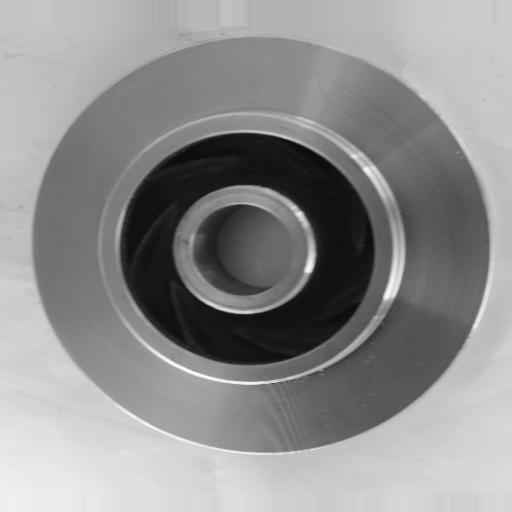
#> input picture Q8/casting_512x512/ok_front/cast_ok_0_1074.jpeg, 512 x 512 px
$ python defect_pipeline2py.py
#> lines starting #> are read from the running program, lines starting #| are printed output that depends on the picture
# %% [markdown]
# #### **Importing all the required Libraries**
# %%
import os
import cv2
import numpy as np
from sklearn.model_selection import train_test_split
from sklearn.linear_model import LogisticRegression
from sklearn.ensemble import RandomForestClassifier
from sklearn.metrics import accuracy_score, precision_score, recall_score
# %% [markdown]
#
# #### **1. INGESTION, PREPROCESSING & AUGMENTATION**
# %%
print("Executing Step 1: Ingesting Kaggle 'Casting Product' data and applying Augmentation...")
data_dir = 'casting_512x512'
target_size = (64, 64)
raw_images = []
labels = []

categories = ['ok_front', 'def_front']

for category in categories:
    category_path = os.path.join(data_dir, category)
    if not os.path.exists(category_path):
        continue
        # Target Mapping: Defective (def_front) = 1, Perfect (ok_front) = 0
    target_val = 1 if category == 'def_front' else 0
    # We will limit ingestion to 500 images per class for speed during testing
    file_names = os.listdir(category_path)[:500]

    for file_name in file_names:
        img_path = os.path.join(category_path, file_name)
        img = cv2.imread(img_path, cv2.IMREAD_GRAYSCALE) # Grayscale is optimal for metal textures
#> img is the input picture: shape (512, 512); min 6, max 255, mean 142.8

        if img is None: continue

        # Standard Preprocessing: Resize
        resized_img = cv2.resize(img, target_size)
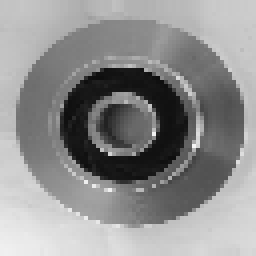
#> resized_img: shape (64, 64) (shown 4 times larger); min 13, max 244, mean 142.9

        # Original Image append
        raw_images.append(resized_img)
        labels.append(target_val)

        # AUGMENTATION: Horizontal Flip (Simulating metal components rotating on the conveyor)
        flipped_img = cv2.flip(resized_img, 1)
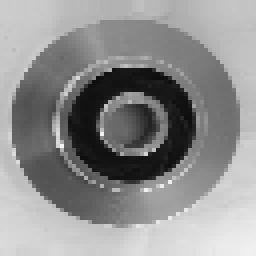
#> flipped_img: shape (64, 64) (shown 4 times larger); min 13, max 244, mean 142.9
        raw_images.append(flipped_img)
        labels.append(target_val)
#> pass 2 of the loop `for category in categories:`:
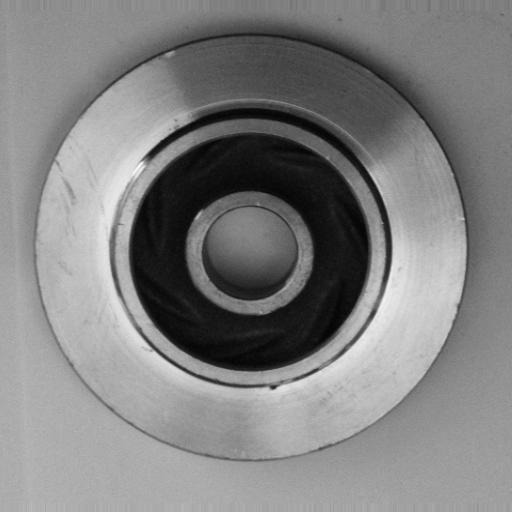
#> input picture Q8/casting_512x512/def_front/cast_def_0_1091.jpeg, 512 x 512 px
#> img is the input picture: shape (512, 512); min 1, max 255, mean 128.3
#> `resized_img = cv2.resize(img, target_size)`:
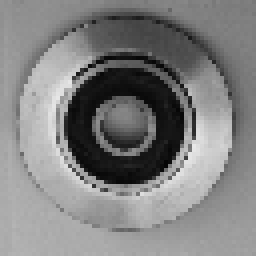
#> resized_img: shape (64, 64) (shown 4 times larger); min 5, max 231, mean 128.3
#> `flipped_img = cv2.flip(resized_img, 1)`:
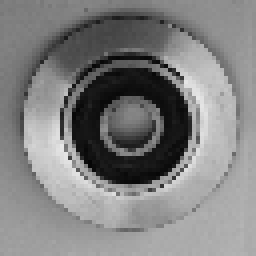
#> flipped_img: shape (64, 64) (shown 4 times larger); min 5, max 231, mean 128.3
# %% [markdown]
#
# #### **2. NORMALIZATION & MATRIX FLATTENING**
# %%
print("Executing Step 2: Normalizing tensors and flattening for ML induction...")
# Convert to float and scale between 0.0 and 1.0
X = np.array(raw_images).astype('float32') / 255.0
y = np.array(labels)

# Flatten 2D grayscale image arrays (64x64) into 1D arrays (4096 features)
X_flattened = X.reshape(X.shape[0], -1)
# %% [markdown]
#
# #### **3. PARTITIONING & MODEL DUEL**
# %%
print("Executing Step 3: Stratifying Train/Test sets...")
X_train, X_test, y_train, y_test = train_test_split(X_flattened, y, test_size=0.2, random_state=42, stratify=y)

print("Executing Step 4: Initiating Model Duel (Logistic Regression vs Random Forest)...")

# Model 1: Logistic Regression
log_reg = LogisticRegression(max_iter=1000, random_state=42)
log_reg.fit(X_train, y_train)
y_pred_lr = log_reg.predict(X_test)

# Model 2: Random Forest
rand_forest = RandomForestClassifier(n_estimators=100, random_state=42)
rand_forest.fit(X_train, y_train)
y_pred_rf = rand_forest.predict(X_test)
# %% [markdown]
#
# #### **4. DIAGNOSTICS & EVALUATION**
# %%
def get_metrics(y_true, y_pred):
    return [
        accuracy_score(y_true, y_pred) * 100,
        precision_score(y_true, y_pred) * 100,
        recall_score(y_true, y_pred) * 100
    ]

lr_metrics = get_metrics(y_test, y_pred_lr)
rf_metrics = get_metrics(y_test, y_pred_rf)

print("\n" + "="*55)
print("      QUALITY CONTROL: CLASSIFIER MODEL DUEL     ")
print("="*55)
print(f"Total Database Size (Augmented): {X.shape[0]} Images")
#| Total Database Size (Augmented): 8 Images
print(f"Flattened Feature Dimensions:    {X_flattened.shape[1]} Pixels per Image")
#| Flattened Feature Dimensions:    4096 Pixels per Image
print("-" * 55)
print(f"METRIC       | LOGISTIC REGRESSION | RANDOM FOREST   ")
print(f"-------------------------------------------------------")
print(f"Accuracy     | {lr_metrics[0]:.2f}%               | {rf_metrics[0]:.2f}%")
print(f"Precision    | {lr_metrics[1]:.2f}%               | {rf_metrics[1]:.2f}%")
print(f"Recall       | {lr_metrics[2]:.2f}%               | {rf_metrics[2]:.2f}%")
print("="*55 + "\n")
